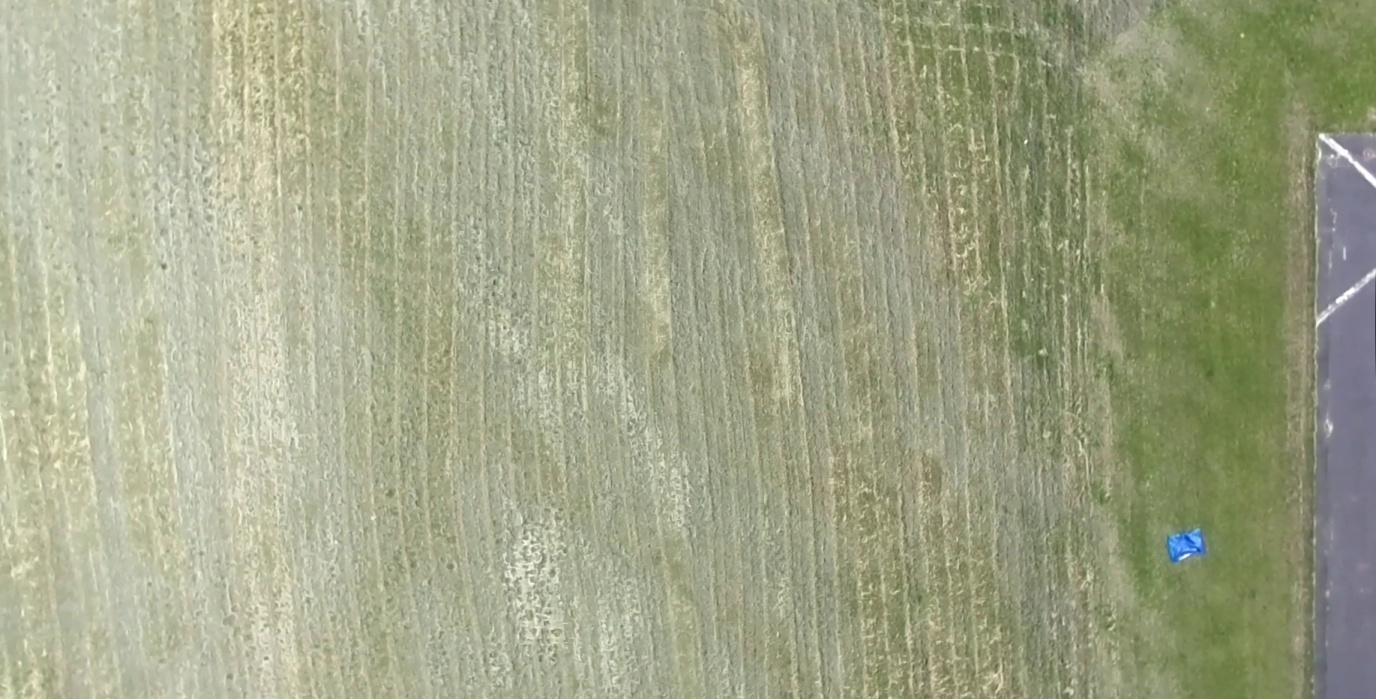
#> input picture Source_Files/COE_374/Development/images/image_dir/resized10123.jpg, 1376 x 699 px; its folder holds 4 pictures in this run; the run also reads 1 picture not shown here
$ python stitching.py   (older library calls are emulated)
#> lines starting #> are read from the running program, lines starting #| are printed output that depends on the picture; after the words box and inside, x2 and y2 are one past the last pixel; in counts of white or black regions, pixels touching at a corner belong together
import os
from os import listdir
import sys
import cv2
import math
import numpy as np
import utils
import time

from numpy import linalg


class Stitch(object):

    def __init__(self):
        '''
        image_dir: 'directory' containing all images
        key_frame: 'dir/name.jpg' of the base image
        output_dir: 'directory' where to save output images
        All of the above paths should be hardcoded now, use stiching_old.py to use the version with system arguments!!
        '''

        self.key_frame_file = 'images/image_dir/' + os.listdir('images/image_dir')[0]
        self.output_dir = 'images/output_dir'


        # Open the directory given in the arguments
        self.dir_list = []
        try:
            self.dir_list = os.listdir('images/image_dir')
            try: #remove Thumbs.db, is existent (windows only)
                self.dir_list.remove('.DS_Store')
            except ValueError:
                pass


        except:
            print(("Unable to open directory: %s" % 'images/image_dir'), file = sys.stderr)
            sys.exit(-1)

        self.dir_list = map(lambda x: os.path.join('images/image_dir', x), self.dir_list)

        self.dir_list = list(filter(lambda x: x != 'images/image_dir/' + os.listdir('images/image_dir')[0] , self.dir_list))

        base_img_rgb = cv2.imread('images/image_dir/' + os.listdir('images/image_dir')[0] )
#> base_img_rgb is the input picture: shape (699, 1376, 3); mean B, G, R 135.4, 164.3, 160.6
        if base_img_rgb.any() == None:
            raise IOError("%s doesn't exist" % 'images/image_dir/')

        final_img = self.stitch(base_img_rgb, 0)


    def filter_matches(self, matches, ratio = 0.75):
        filtered_matches = []
        for m in matches:
            if len(m) == 2 and m[0].distance < m[1].distance * ratio:
                filtered_matches.append(m[0])

        return filtered_matches

    def imageDistance(self, matches):

        sumDistance = 0.0

        for match in matches:

            sumDistance += match.distance

        return sumDistance

    def findDimensions(self, image, homography):
        base_p1 = np.ones(3, np.float32)
        base_p2 = np.ones(3, np.float32)
        base_p3 = np.ones(3, np.float32)
        base_p4 = np.ones(3, np.float32)

        (y, x) = image.shape[:2]

        base_p1[:2] = [0,0]
        base_p2[:2] = [x,0]
        base_p3[:2] = [0,y]
        base_p4[:2] = [x,y]

        max_x = None
        max_y = None
        min_x = None
        min_y = None

        for pt in [base_p1, base_p2, base_p3, base_p4]:

            hp = np.matrix(homography, np.float32) * np.matrix(pt, np.float32).T

            hp_arr = np.array(hp, np.float32)

            normal_pt = np.array([hp_arr[0]/hp_arr[2], hp_arr[1]/hp_arr[2]], np.float32)

            if ( max_x == None or normal_pt[0,0] > max_x ):
                max_x = normal_pt[0,0]

            if ( max_y == None or normal_pt[1,0] > max_y ):
                max_y = normal_pt[1,0]

            if ( min_x == None or normal_pt[0,0] < min_x ):
                min_x = normal_pt[0,0]

            if ( min_y == None or normal_pt[1,0] < min_y ):
                min_y = normal_pt[1,0]

        min_x = min(0, min_x)
        min_y = min(0, min_y)

        return (min_x, min_y, max_x, max_y)


    def stitch(self, base_img_rgb, round=0):

#> called with round = 0
        if (len(list(self.dir_list)) < 1 ):
            return base_img_rgb


        base_img = cv2.GaussianBlur(cv2.cvtColor(base_img_rgb,cv2.COLOR_BGR2GRAY), (5,5), 0)

        # Use the SIFT feature detector
        detector = cv2.SIFT_create()

        # Find key points in base image for motion estimation
        base_features, base_descs = detector.detectAndCompute(base_img, None)
#> base_features = 2293 keypoints; strongest (x, y, size): (1322, 136, 5), (1351, 292, 6), (1368, 176, 5.7), (1340, 300, 5.3)

        # Parameters for nearest-neighbor matching
        FLANN_INDEX_KDTREE = 1
        flann_params = dict(algorithm = FLANN_INDEX_KDTREE,
            trees = 5)
        matcher = cv2.FlannBasedMatcher(flann_params, {})

        #print("Iterating through next images...")

        closestImage = None

        next_img_path = self.dir_list[0]
        #print(next_img_path)
        print("Reading %s..." % next_img_path)

        # Read in the next image...
        next_img_rgb = cv2.imread(next_img_path)
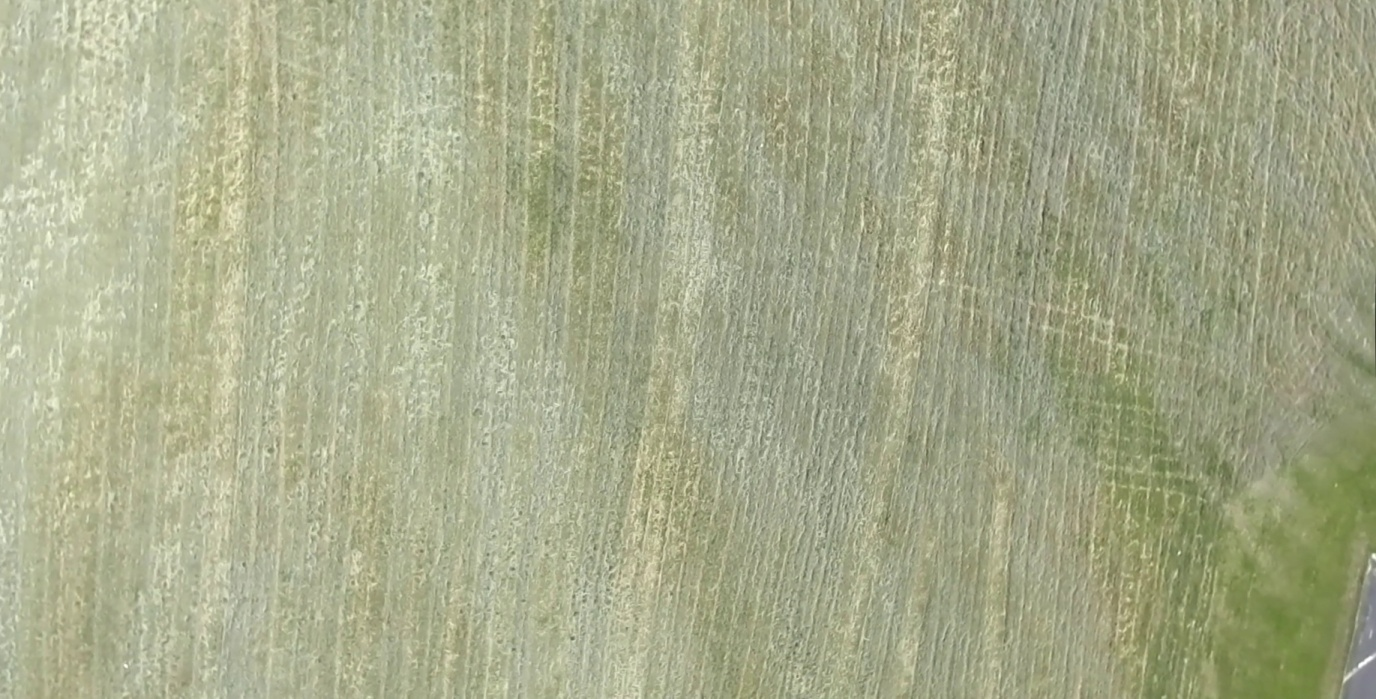
#> input picture Source_Files/COE_374/Development/images/image_dir/resized10125.jpg, 1376 x 699 px
#> next_img_rgb is the input picture: shape (699, 1376, 3); mean B, G, R 138.8, 170.2, 166.4
        next_img = cv2.GaussianBlur(cv2.cvtColor(next_img_rgb,cv2.COLOR_BGR2GRAY), (5,5), 0)

        #print("\t Finding points...")

        # Find points in the next frame
        next_features, next_descs = detector.detectAndCompute(next_img, None)
#> next_features = 2588 keypoints; strongest (x, y, size): (1361, 665, 4.2), (1369, 659, 4.3), (1346, 678, 4.4), (1044, 214, 3.3)

        matches = matcher.knnMatch(next_descs, trainDescriptors=base_descs, k=2)
#> matches = 2588 matches

        #print("\t Match Count: ", len(matches))

        matches_subset = self.filter_matches(matches)
#> after the loop in filter_matches, `for m in matches:`: filtered_matches = 167 matches
#> matches_subset = 167 matches

        #print("\t Filtered Match Count: ", len(matches_subset))

        distance = self.imageDistance(matches_subset)
#> the loop in imageDistance, `for match in matches: ` made 167 passes
#> sumDistance on passes 1 to 3: 260.6, 499.8, 745
#> after the loop in imageDistance, `for match in matches:`: sumDistance = 28288.2
#> distance = 28288.2

        #print("\t Distance from Key Image: ", distance)

        averagePointDistance = distance/float(len(matches_subset))
#> averagePointDistance = 169.4

        #print("\t Average Distance: ", averagePointDistance)

        kp1 = []
        kp2 = []

        for match in matches_subset:
            kp1.append(base_features[match.trainIdx])
            kp2.append(next_features[match.queryIdx])
#> after the loop, kp1 = 167 keypoints; strongest (x, y, size): (1340, 300, 5.3), (1319, 320, 5.9), (164, 266, 4), (962, 210, 3.9); kp2 = 167 keypoints; strongest (x, y, size): (1361, 665, 4.2), (1346, 678, 4.4), (572, 638, 2.9), (611, 568, 2.8)

        p1 = np.array([k.pt for k in kp1])
#> p1 = 167 pairs, first value 29.42 to 1340.4, second value 12.23 to 691.9
        p2 = np.array([k.pt for k in kp2])
#> p2 = 167 pairs, first value 144.5 to 1370, second value 17.89 to 692.9

        H, status = cv2.findHomography(p1, p2, cv2.RANSAC, 5.0)
#> H = [[0.716, -0.0849, 488], [0.0167, 0.744, 446.3], [1.83e-05, 6.54e-05, 1]]; status = 167 values, max 1 at index 7, min 0 at index 0, mean 0.832
        #print('%d / %d  inliers/matched' % (np.sum(status), len(status)))

        inlierRatio = float(np.sum(status)) / float(len(status))
#> inlierRatio = 0.832

        if ( closestImage == None or inlierRatio > closestImage['inliers'] ):
            closestImage = {}
            closestImage['h'] = H
            closestImage['inliers'] = inlierRatio
            closestImage['dist'] = averagePointDistance
            closestImage['path'] = next_img_path
            closestImage['rgb'] = next_img_rgb
            closestImage['img'] = next_img
            closestImage['feat'] = next_features
            closestImage['desc'] = next_descs
            closestImage['match'] = matches_subset

        #print("Closest Image: ", closestImage['path'])
        #print("Closest Image Ratio: ", closestImage['inliers'])

        self.dir_list = list(filter(lambda x: x != closestImage['path'], self.dir_list))
#> self.dir_list = ['images/image_dir/resized10126.jpg', 'images/image_dir/resized10127.jpg']

        H = closestImage['h']
        H = H / H[2,2]
        H_inv = linalg.inv(H)
#> H_inv = [[1.41, 0.231, -791.3], [-0.0169, 1.4, -615.3], [-2.47e-05, -9.56e-05, 1.05]]

        if ( closestImage['inliers'] > 0.1 ): # and

            (min_x, min_y, max_x, max_y) = self.findDimensions(closestImage['img'], H_inv)
#> the loop in findDimensions, `for pt in [base_p1, base_p2, base_p3, base_p4]: ` made 4 passes
#> (hp_arr, max_x, max_y, min_x, min_y) on pass 1: ([-791.3, -615.3, 1.05], -750.2, -583.4, -750.2, -583.4)
#> after the loop in findDimensions, `for pt in [base_p1, base_p2, base_p3, base_p4]:`: max_x = 1374.2; max_y = 365.7; min_x = -750.2; min_y = -625.6
#> min_x = -750.2; min_y = -625.6; max_x = 1374.2; max_y = 365.7

            # Adjust max_x and max_y by base img size
            max_x = max(max_x, base_img.shape[1])
#> max_x = 1376
            max_y = max(max_y, base_img.shape[0])
#> max_y = 699

            move_h = np.matrix(np.identity(3), np.float32)

            if ( min_x < 0 ):
                move_h[0,2] += -min_x
                max_x += -min_x
#> max_x = 2126.2

            if ( min_y < 0 ):
                move_h[1,2] += -min_y
                max_y += -min_y
#> max_y = 1324.6

            #print("Homography: \n", H)
            #print("Inverse Homography: \n", H_inv)
            #print("Min Points: ", (min_x, min_y))

            mod_inv_h = move_h * H_inv
#> mod_inv_h = [[1.39, 0.159, -3.58e-05], [-0.0323, 1.34, 44.49], [-2.47e-05, -9.56e-05, 1.05]]

            img_w = int(math.ceil(max_x))
#> img_w = 2127
            img_h = int(math.ceil(max_y))
#> img_h = 1325

            print("New Dimensions: ", (img_w, img_h))
#| New Dimensions:  (2127, 1325)

            # crop edges
            #print("Cropping...")
            base_h, base_w, base_d = base_img_rgb.shape
            next_h, next_w, next_d = closestImage['rgb'].shape

            base_img_rgb = base_img_rgb[5:(base_h-5),5:(base_w-5)]
#> base_img_rgb: shape (689, 1366, 3)
            closestImage['rgb'] = closestImage['rgb'][5:(next_h-5),5:(next_w-5)]


            # Warp the new image given the homography from the old image
            base_img_warp = cv2.warpPerspective(base_img_rgb, move_h, (img_w, img_h))
            #print("Warped base image")

            # utils.showImage(base_img_warp, scale=(0.2, 0.2), timeout=1000, save=True, title="base_img_warp")
            # cv2.destroyAllWindows()

            next_img_warp = cv2.warpPerspective(closestImage['rgb'], mod_inv_h, (img_w, img_h))
            #print("Warped next image")

            # utils.showImage(next_img_warp, scale=(0.2, 0.2), timeout=1000, save=True, title="next_img_warp")
            # cv2.destroyAllWindows()

            # Put the base image on an enlarged palette
            enlarged_base_img = np.zeros((img_h, img_w, 3), np.uint8)

            # [8 lines of commented-out code are left out]
            (ret,data_map) = cv2.threshold(cv2.cvtColor(next_img_warp, cv2.COLOR_BGR2GRAY),
                0, 255, cv2.THRESH_BINARY)
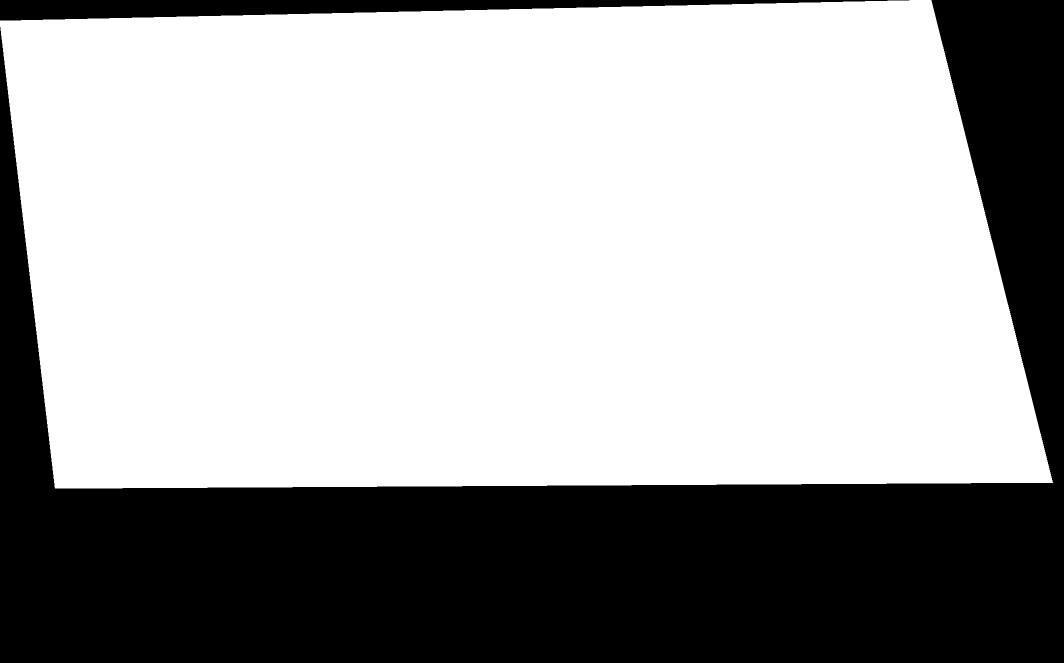
#> data_map: shape (1325, 2127) (shown at 1/2 size); 65.3% white; 2 black regions, box (x1, y1, x2, y2) and area: (0, 0, 2127, 1325) 940243, (0, 0, 1819, 41) 38148

            # add base image
            enlarged_base_img = cv2.add(enlarged_base_img, base_img_warp,
                mask=np.bitwise_not(data_map),
                dtype=cv2.CV_8U)

            # add next image
            final_img = cv2.add(enlarged_base_img, next_img_warp,
                dtype=cv2.CV_8U)

            # Crop black edge
            final_gray = cv2.cvtColor(final_img, cv2.COLOR_BGR2GRAY)
            _, thresh = cv2.threshold(final_gray, 1, 255, cv2.THRESH_BINARY)
#> thresh: shape (1325, 2127); 82.7% white; 3 black regions (1 under 20 px)
            contours, hierarchy = cv2.findContours(thresh, cv2.RETR_EXTERNAL, cv2.CHAIN_APPROX_NONE)
#> contours = 1 contour; box (x1, y1, x2, y2) and area: (0, 0, 2117, 1315) 2327278
            #print("Found %d contours..." % (len(contours)))

            max_area = 0
            best_rect = (0,0,0,0)

            for cnt in contours:
                x,y,w,h = cv2.boundingRect(cnt)

                deltaHeight = h-y
                deltaWidth = w-x

                area = deltaHeight * deltaWidth

                if ( area > max_area and deltaHeight > 0 and deltaWidth > 0):
                    max_area = area
                    best_rect = (x,y,w,h)
#> this loop made 1 pass
#> (x, y, w, h, deltaHeight, deltaWidth, area, max_area) on pass 1: (0, 0, 2117, 1315, 1315, 2117, 2783855, 2783855)
#> after the loop, max_area = 2783855

            if ( max_area > 0 ):
                final_img_crop = final_img[best_rect[1]:best_rect[1]+best_rect[3],
                        best_rect[0]:best_rect[0]+best_rect[2]]

                final_img = final_img_crop

            # output
            final_filename = "%s/%d.JPG" % (self.output_dir, round)

            print('Saving stitched image as ' + str(final_filename))
            cv2.imwrite(final_filename, final_img)
            print('~~~~~~~~~~~~~~~~~~~~~~~~~~~~~~~~~~~~~~~~~~~~')
            return self.stitch(final_img, round+1)
#> call 2 of stitch, with round = 1
#> in stitch (call 2), `base_features, base_descs = detector.detectAndCompute(base_img, None)`: base_features = 5521 keypoints; strongest (x, y, size): (125, 958, 27.6), (151, 926, 73.8), (262, 837, 219.8), (198, 41, 6.2)
#> in stitch (call 2), `next_img_path = self.dir_list[0]`: next_img_path = 'images/image_dir/resized10126.jpg'
#> (printed output is left out)
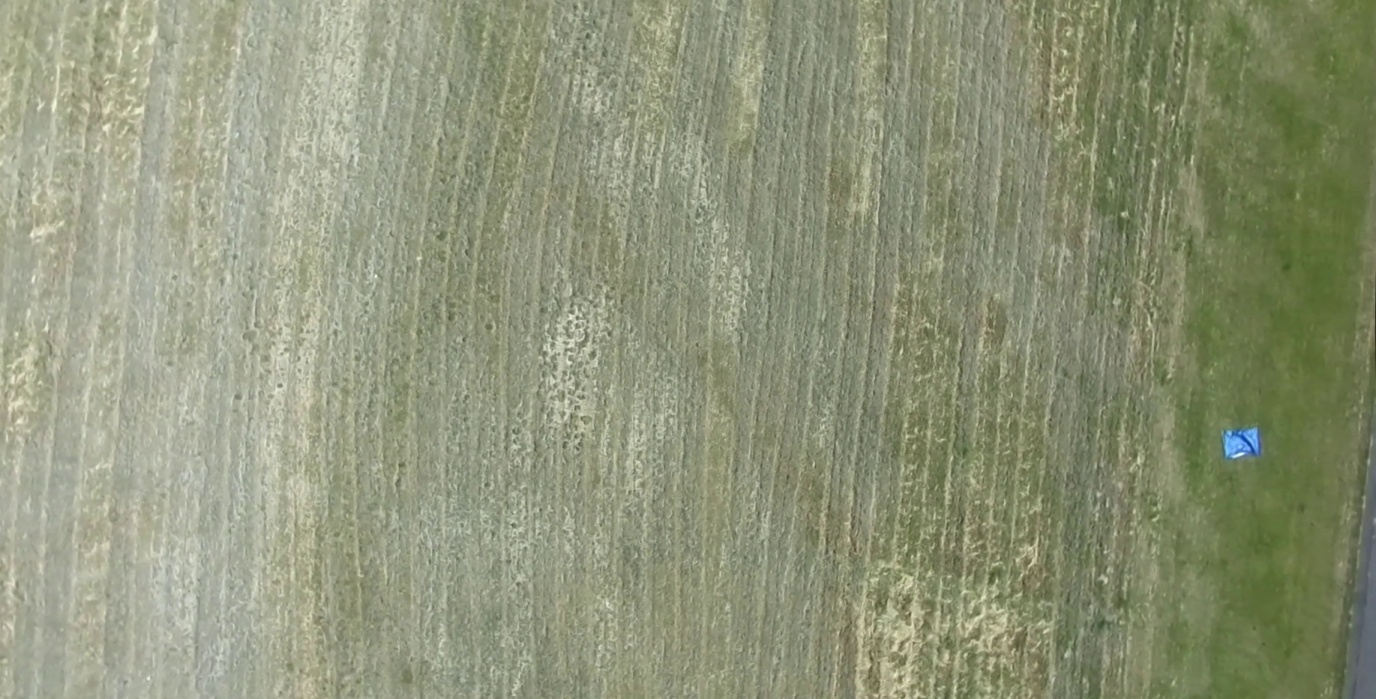
#> input picture Source_Files/COE_374/Development/images/image_dir/resized10126.jpg, 1376 x 699 px
#> in stitch, next_img_rgb is the input picture: shape (699, 1376, 3); mean B, G, R 120.7, 147.9, 142.6
#> in stitch (call 2), `next_features, next_descs = detector.detectAndCompute(next_img, None)`: next_features = 2779 keypoints; strongest (x, y, size): (1240, 454, 3.2), (1124, 214, 4.6), (1065, 52, 3.9), (593, 354, 4.6)
#> in stitch (call 2), `matches = matcher.knnMatch(next_descs, trainDescriptors=base_descs, k=2)`: matches = 2779 matches
#> after the loop in filter_matches (call 2), `for m in matches:`: filtered_matches = 577 matches
#> the loop in imageDistance (call 2), `for match in matches: ` made 577 passes
#> sumDistance on passes 1 to 3: 156.6, 295.5, 458.2
#> in stitch (call 2), `distance = self.imageDistance(matches_subset)`: distance = 70797.9
#> in stitch (call 2), `averagePointDistance = distance/float(len(matches_subset))`: averagePointDistance = 122.7
#> after the loop in stitch (call 2), `for match in matches_subset:`: kp1 = 577 keypoints; strongest (x, y, size): (1297, 1193, 4.3), (1834, 1197, 4.7), (1792, 1055, 4.9), (1769, 790, 6.1); kp2 = 577 keypoints; strongest (x, y, size): (593, 354, 4.6), (577, 318, 2.8), (1139, 460, 4.7), (571, 317, 3.6)
#> in stitch (call 2), `p1 = np.array([k.pt for k in kp1])`: p1 = 577 pairs, first value 764.7 to 2059.3, second value 61.51 to 1310.5
#> in stitch (call 2), `p2 = np.array([k.pt for k in kp2])`: p2 = 577 pairs, first value 16.26 to 1364.2, second value 10.58 to 674.3
#> in stitch (call 2), `H, status = cv2.findHomography(p1, p2, cv2.RANSAC, 5.0)`: H = [[0.959, -0.226, -428.5], [0.183, 0.959, -1056.2], [1.84e-05, -8.74e-05, 1]]; status = 577 values, max 1 at index 35, min 0 at index 0, mean 0.913
#> in stitch (call 2), `inlierRatio = float(np.sum(status)) / float(len(status))`: inlierRatio = 0.913
#> in stitch (call 2), `self.dir_list = list(filter(lambda x: x != closestImage['path'], self...`: self.dir_list = ['images/image_dir/resized10127.jpg']
#> in stitch (call 2), `H_inv = linalg.inv(H)`: H_inv = [[0.973, 0.296, 729.6], [-0.227, 1.08, 1048.5], [-3.78e-05, 8.94e-05, 1.08]]
#> the loop in findDimensions (call 2), `for pt in [base_p1, base_p2, base_p3, base_p4]: ` made 4 passes
#> (hp_arr, max_x, max_y, min_x, min_y) on pass 1: ([729.6, 1048.5, 1.08], 676.7, 972.4, 676.7, 972.4)
#> in stitch (call 2), `(min_x, min_y, max_x, max_y) = self.findDimensions(closestImage['img']..`: min_x = 0; max_x = 2089.5; max_y = 1584
#> in stitch (call 2), `max_x = max(max_x, base_img.shape[1])`: max_x = 2117
#> in stitch (call 2), `mod_inv_h = move_h * H_inv`: mod_inv_h has the same summary as H_inv
#> in stitch (call 2), `img_h = int(math.ceil(max_y))`: img_h = 1584
#| New Dimensions:  (2117, 1584)
#> in stitch (call 2), `next_img_warp = cv2.warpPerspective(closestImage['rgb'], mod_inv_h, (i..`:
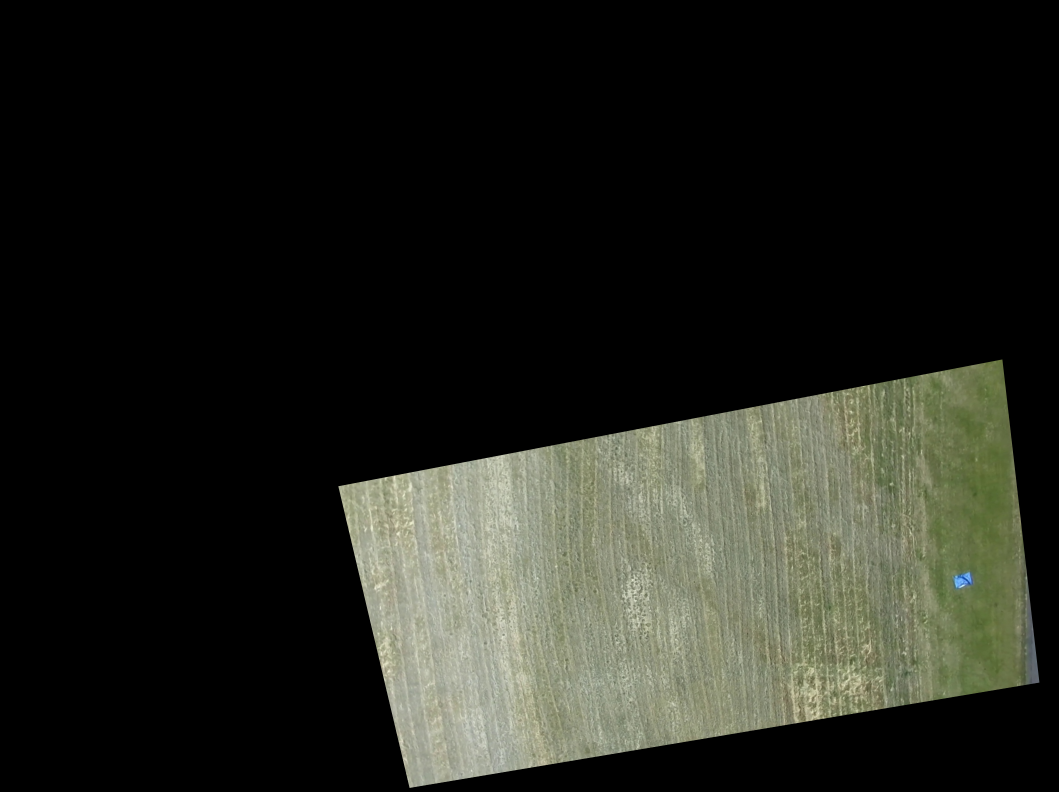
#> next_img_warp: shape (1584, 2117, 3) (shown at 1/2 size); mean of channels 0, 1, 2 29.7, 36.6, 35.3; drawn as B, G, R
#> (the rest of the program and of its run is left out)
